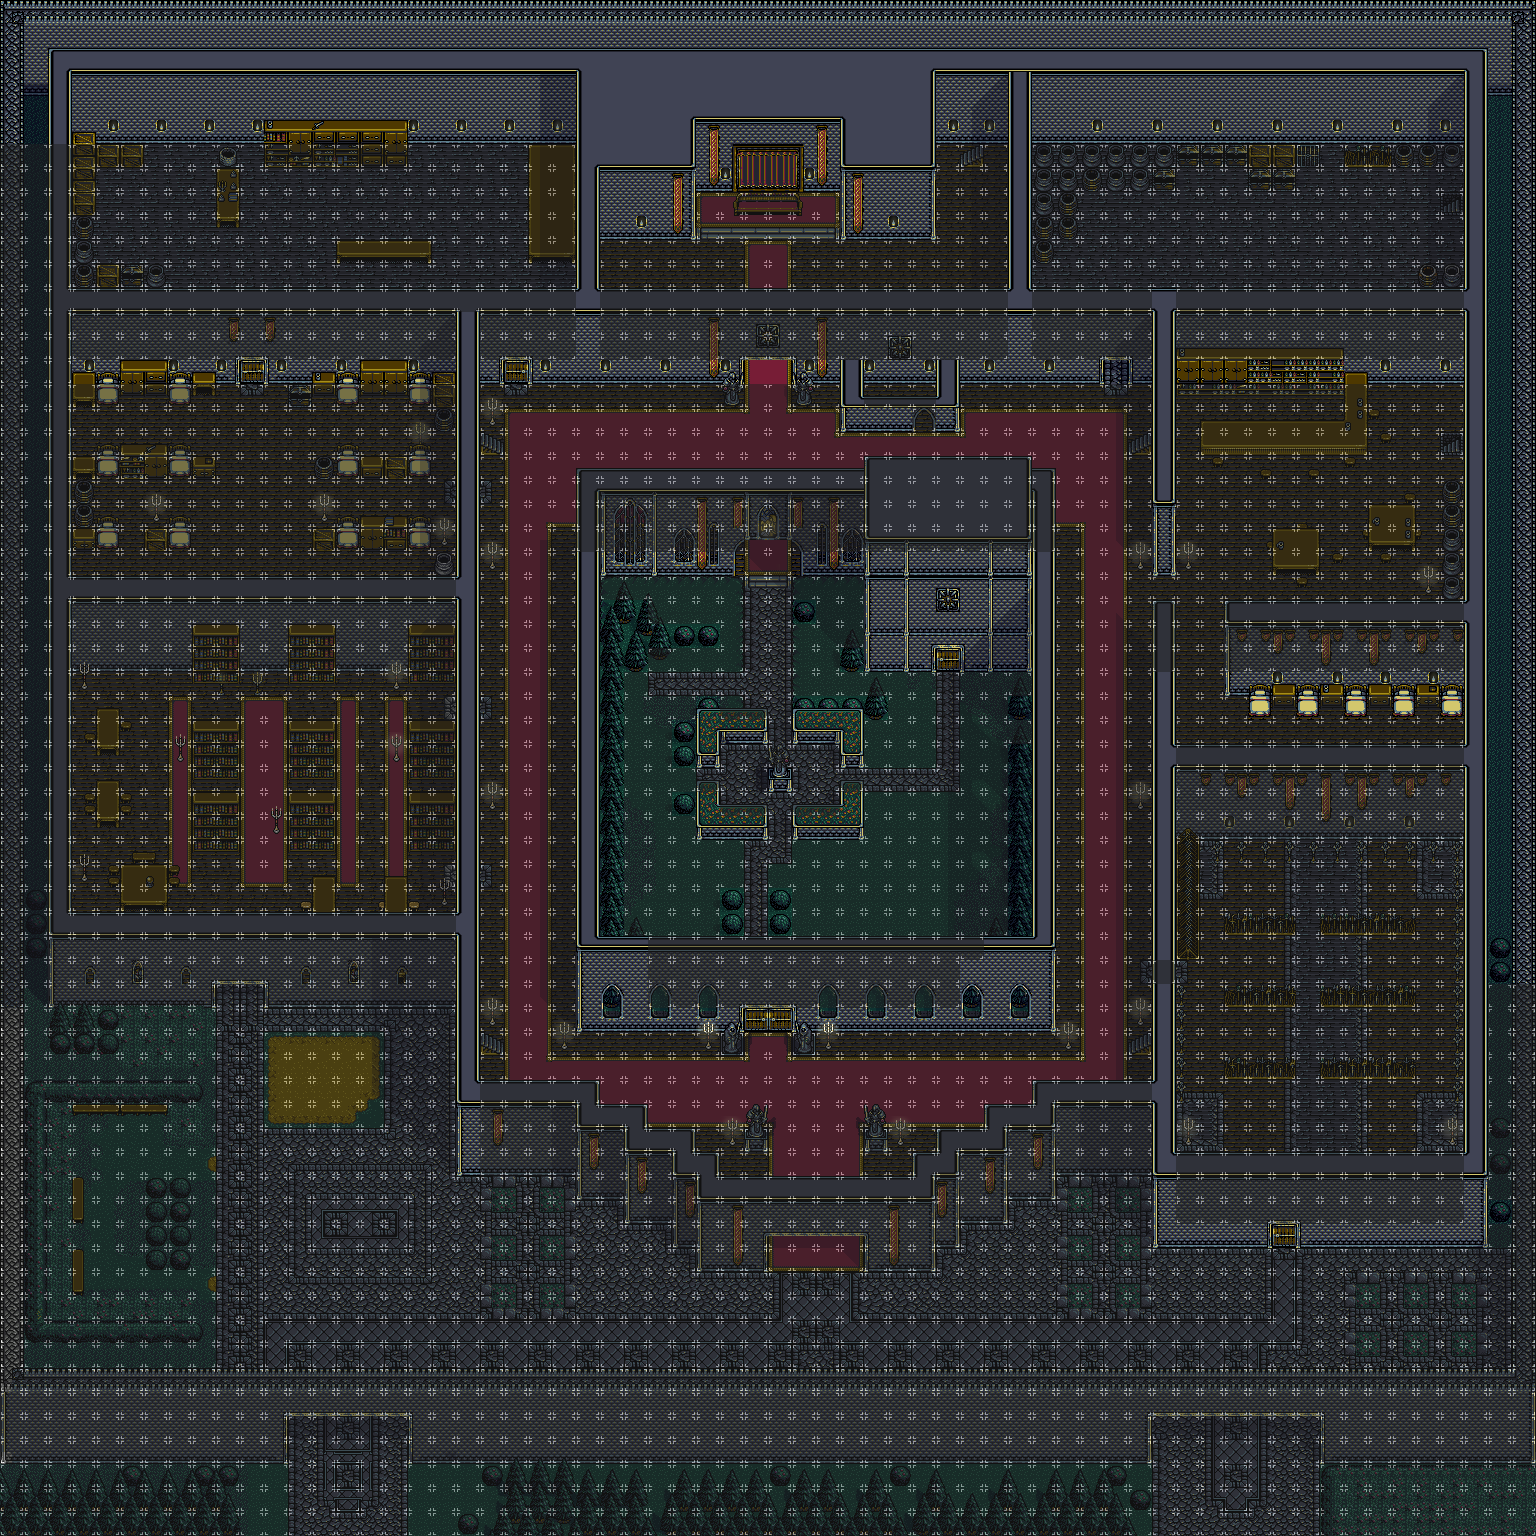

This game map was drawn from its Tiled (.tmx) file and the tilesets committed beside it. A one-line description and the trimmed map source follow:
An orthogonal 128x128 tile map with 12x12 px tiles, 8 tile layers (BG, BG Shadow, MG, MG Shadow, ...), 1 hidden layer not drawn, 7 tilesets.

<map version="1.4" tiledversion="1.4.3" orientation="orthogonal" renderorder="right-down" width="128" height="128" tilewidth="12" tileheight="12" infinite="0" nextlayerid="20" nextobjectid="32">
 <properties>
  <property name="shadow" value="13" />
  <property name="shadow-opacity" value="64" />
 </properties>
 <tileset firstgid="1" name="overworld(day)-Master" tilewidth="12" tileheight="12" tilecount="1296" columns="36">
  <image source="../image/overworld(day)-Master.png" trans="495d47" width="432" height="432" />
 </tileset>
 <tileset firstgid="1297" name="castletown(night)-Master" tilewidth="12" tileheight="12" tilecount="900" columns="25">
  <image source="../image/castletown(night)-Master.png" trans="495d47" width="300" height="440" />
 </tileset>
 <tileset firstgid="2197" name="castletown(night)-Slave1" tilewidth="12" tileheight="12" tilecount="495" columns="15">
  <image source="../image/castletown(night)-Slave1.png" trans="495d47" width="180" height="400" />
 </tileset>
 <tileset firstgid="2692" name="Shadows and Lights" tilewidth="12" tileheight="12" tilecount="200" columns="20">
  <image source="../image/Shadows and Lights.png" trans="000000" width="240" height="120" />
 </tileset>
 <tileset firstgid="2892" name="castletown(day)-Master" tilewidth="12" tileheight="12" tilecount="900" columns="25">
  <image source="../image/castletown(day)-Master.png" trans="495d47" width="300" height="440" />
 </tileset>
 <tileset firstgid="3792" name="castletown(day)-Slave1" tilewidth="12" tileheight="12" tilecount="495" columns="15">
  <image source="../image/castletown(day)-Slave1.png" trans="495d47" width="180" height="400" />
 </tileset>
 <tileset firstgid="4287" name="castletown(night)-Master" tilewidth="12" tileheight="12" tilecount="900" columns="25">
  <image source="../image/castletown(night)-Master.png" trans="495d47" width="300" height="440" />
 </tileset>
 <layer id="1" name="BG" width="128" height="128">
  <data>[16384 cells, 16383 non-empty, 184 distinct tile ids]</data>
 </layer>
 <layer id="2" name="BG Shadow" width="128" height="128">
  <data>[16384 cells, 876 non-empty, 31 distinct tile ids]</data>
 </layer>
 <layer id="3" name="MG" width="128" height="128">
  <data>[16384 cells, 2033 non-empty, 203 distinct tile ids]</data>
 </layer>
 <layer id="4" name="MG Shadow" width="128" height="128">
  <data>[16384 cells, 91 non-empty, 7 distinct tile ids]</data>
 </layer>
 <layer id="5" name="FG" width="128" height="128">
  <data>[16384 cells, 6081 non-empty, 174 distinct tile ids]</data>
 </layer>
 <layer id="6" name="FG Shadow" width="128" height="128">
  <data>[16384 cells, 1401 non-empty, 10 distinct tile ids]</data>
 </layer>
 <layer id="7" name="Lights" width="128" height="128">
  <data>[16384 cells, 145 non-empty, 5 distinct tile ids]</data>
 </layer>
 <layer id="8" name="Roof" width="128" height="128" visible="0">
  <data>[16384 cells, 10152 non-empty, 61 distinct tile ids]</data>
 </layer>
 <layer id="9" name="Walkable" width="128" height="128" opacity="0.52">
  <data>[16384 cells, 12788 non-empty, 4 distinct tile ids]</data>
 </layer>
</map>
